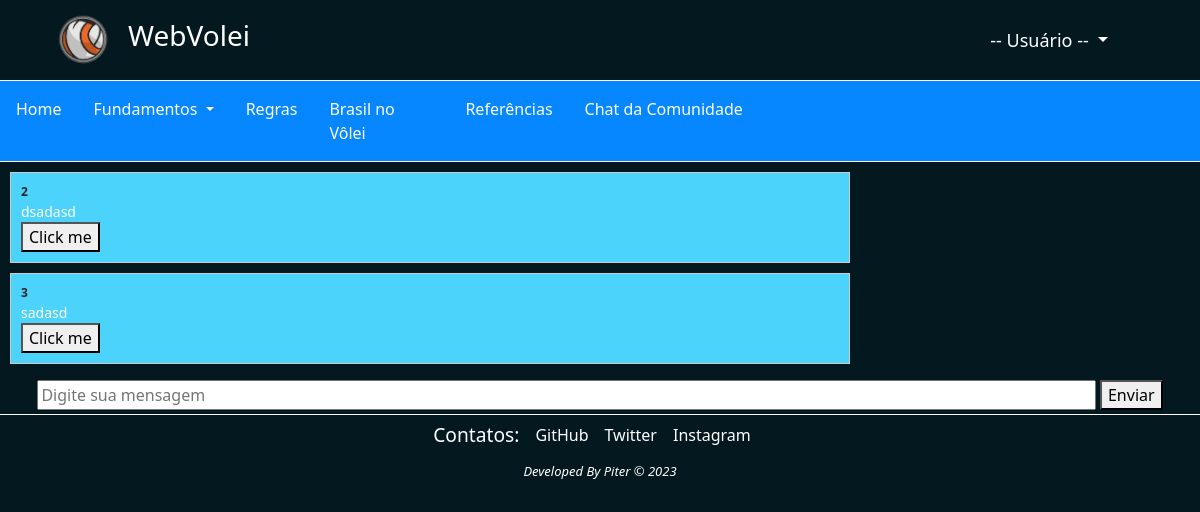
The page /openChat/ (signed in) on the database as committed earlier.
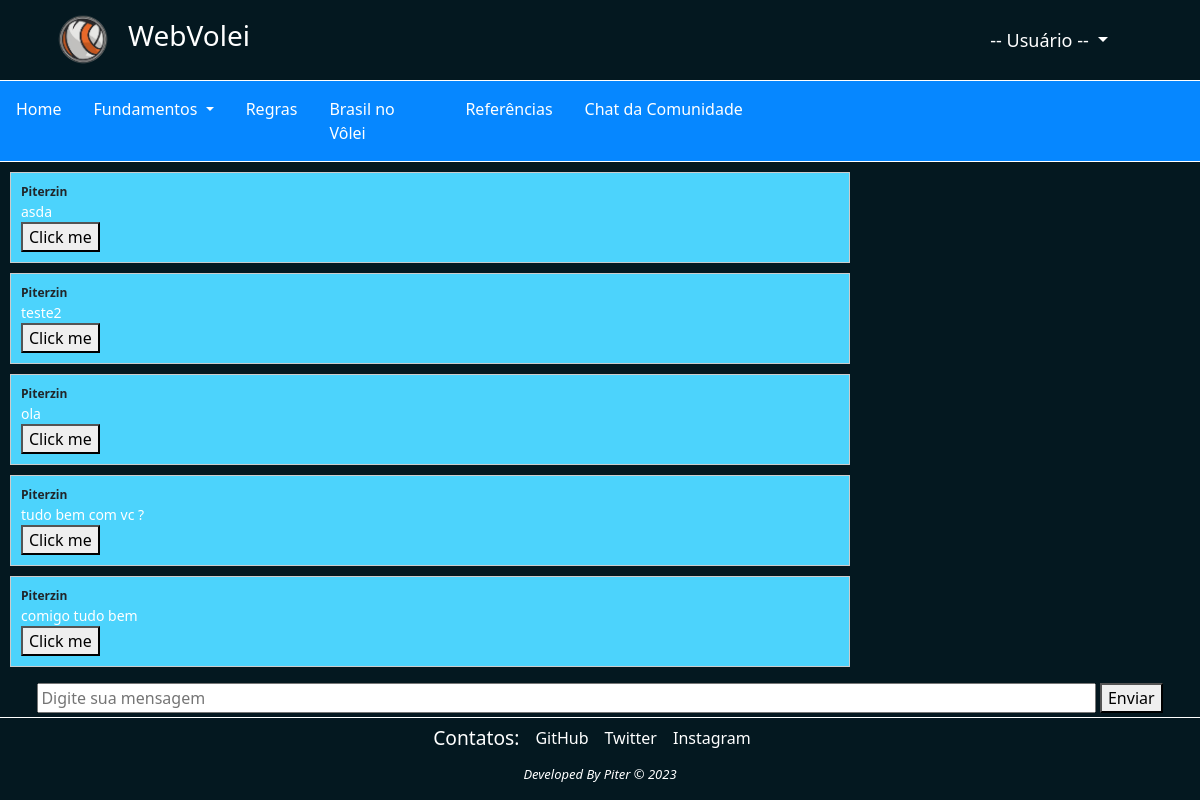
The same page on the database as committed later.
### Entrada/models.py (models this page shows, shortened)
class Mensage(models.Model):
    id = models.AutoField(primary_key=True)
    mensage = models.CharField(max_length=400, blank=True)
    id_user = models.CharField(max_length=150, blank=True)
    key = models.ForeignKey("self", related_name="self", on_delete=models.CASCADE, null=True, blank=True)

### Entrada/views.py (the view)
# urls.py: path('openChat/', views.openChat, name="openChat"),
@login_required(login_url="openLogin")
def openChat(request):
    mensages = Mensage.objects.all()
    return render(request,'chat.html',{"caso1": True, "mensagens": mensages})

### Entrada/templates/chat.html (shortened to what this page needs)
<!DOCTYPE html>
<html lang="pt-br">
<head>
    <link href="https://cdn.jsdelivr.net/npm/bootstrap@5.3.1/dist/css/bootstrap.min.css" rel="stylesheet"
>
    <link rel="stylesheet" href="https://cdn.jsdelivr.net/npm/bootstrap-icons@1.10.5/font/bootstrap-icons.css">
    <link rel="stylesheet" href="../static/css/css-Chat.css">
</head>
<body>
    <div class="barra container-fluid d-flex">
      <img class="img-navbar d-inline-block" src="../static/img/Volleyball-logo.png" width="30" height="30" alt="">
      <h3 class="text-white fw-light ms-3">WebVolei</h3>
      <div class="login container-fluid" style="margin-right: 60px;">
        <li class="nav-item dropdown d-flex align-items-center">
          <a class="nav-item nav-link dropdown-toggle text-white"  href="#" id="navbarDropdown" role="button" data-bs-toggle="dropdown" aria-expanded="false">
            -- Usuário --
          </a>
        </li>
      </div>
    </div>
    <nav class="navbar navbar-expand-lg navbar-light p-0">
      <div class="barra1 container-fluid">
        <div class="collapse navbar-collapse" id="navbarScroll">
          <ul class="linha container-fluid navbar-nav me-auto my-lg-0 navbar-nav-scroll" style="--bs-scroll-height: 300px;">
            <li class="nav-item">
              <a class="nav-item nav-link text-white" href="../Voleibol.html">Home</a>
            </li>
            <li class="nav-item dropdown">
              <a class="nav-item nav-link dropdown-toggle me-1 text-white"  href="#" id="navbarDropdown" role="button" data-bs-toggle="dropdown" aria-expanded="false">
                Fundamentos
              </a>
            </li>
            <li class="nav-item">
              <a class="nav-item nav-link text-white" href="{% url 'openRegras' %}">Regras</a>
            </li>
            <li class="nav-item">
              <a class="nav-item nav-link text-white" href="#" style="width: 120px;">Brasil no Vôlei</a>
            </li>
            <li class="nav-item">
              <a class="nav-item nav-link text-white" href="#">Referências</a>
            </li>
            <li class="nav-item">
                <a class="nav-item nav-link text-white" href="#" style="width: 180px;">Chat da Comunidade</a>
            </li>
            <div id="form" class="container-xxl justify-content-end">
           </div>
          </ul>
        </div>
      </div>
    </nav>
    {% for i in mensagens %}
    <div class="chat-message container-fluid">
        <div class="user-name" id="user{{i.id_user}}">{{ i.id_user }}</div>
        <div class="message-content">{{ i.mensage }}</div>
        <button id="textosMensage" name="{{i.id_user}}" class="Reply-link">Click me</button>
    </div>
    {% endfor %}
    <form class="container-fluid text-center mb-1 mt-3" action="{% url 'mandar_msg' %}" method="post">
      <input class="" name="msg" type="text" id="mensagem" placeholder="Digite sua mensagem">
      <button class="" type="submit">Enviar</button>
    </form>
    <footer class="container-fluid">
      <div class="text-white fw-light">
          <div class="text-center">
            <div class="text-center d-flex justify-content-center">
              <div class="me-3 mt-2"><h5 style="font-size: larger;">Contatos: </h5></div>
              <div class="me-3 mt-2"><a href="https://github.com/IceyPiter"> GitHub</a></div>
              <div class="me-3 mt-2"><a href="https://twitter.com/MoraesMichalski?t=QQjbt5rUnsjlaBzuRChZ4g&s=09"> Twitter</a></div>
              <div class="me-3 mt-2"><a href="https://instagram.com/dpedromichalski?utm_source=qr&iqshid=MzNINGNkZWQ4Mg%3D%3D"> Instagram</a></div>
            </div>
            <h5 style="font-size:13px; font-style: oblique; font-weight: lighter; margin-top: 10px;">Developed By Piter &#169 2023</h5>
          </div>
      </div>
    </footer>
  </body>
</html>

Rows that differ between the two databases and show on the page:
removed Mensage: id_user "2", mensage "dsadasd"
removed Mensage: id_user "3", mensage "sadasd"
added Mensage: id_user "Piterzin", mensage "asda"
added Mensage: id_user "Piterzin", mensage "teste2"
added Mensage: id_user "Piterzin", mensage "ola"
added Mensage: id_user "Piterzin", mensage "tudo bem com vc ?"
added Mensage: id_user "Piterzin", mensage "comigo tudo bem"
